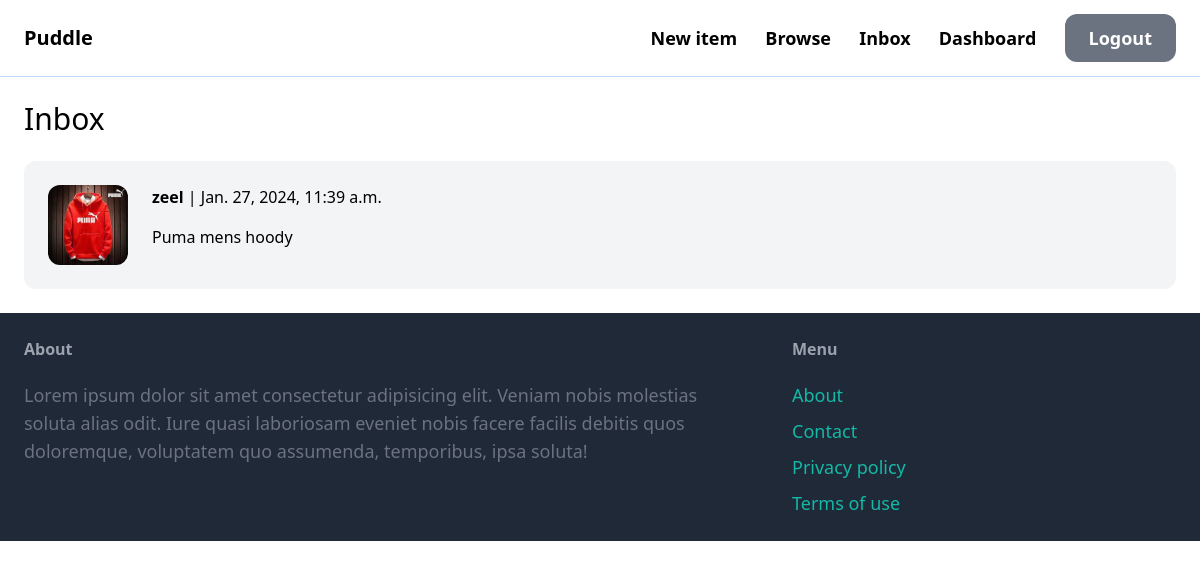
The app's page /inbox/ (signed in) with its own data.
### conversation/models.py (models this page shows)
class Conversation(models.Model):
    item=models.ForeignKey(Item,related_name='conversations',on_delete=models.CASCADE)
    members=models.ManyToManyField(User,related_name='conversations')
    created_at=models.DateTimeField(auto_now_add=True)
    modified_at=models.DateTimeField(auto_now=True)
    class Meta:
        ordering=('-modified_at',)

### item/models.py (models this page shows, shortened)
class Item(models.Model):
    category=models.ForeignKey(Category,related_name='items',on_delete=models.CASCADE)
    name=models.CharField(max_length=100)
    description=models.TextField(blank=True,null=True)
    price=models.FloatField()
    is_sold=models.BooleanField(default=False)
    created_by=models.ForeignKey(User,related_name='items',on_delete=models.CASCADE)
    created_at=models.DateTimeField(auto_now_add=True)
    image=models.ImageField(upload_to='item_images',blank=True,null=True)
    class Meta:
        ordering=('name',)

### conversation/views.py (the view)
# urls.py: path('',inbox, name='inbox'),
@login_required
def inbox(request):
    conversations = Conversation.objects.filter(members__in=[request.user.id])
    return render(request, 'conversation/inbox.html', {
        'conversations': conversations
    })

### conversation/templates/conversation/inbox.html (shortened to what this page needs)
{% extends 'core/base.html' %}
{% block content %}
<h1 class="mb-6 text-3xl">Inbox</h1>
<div class="space-y-6">
    {% for conversation in conversations %}
        <a href="{% url 'conversation:detail' conversation.id %}">
            <div class="p-6 flex bg-gray-100 rounded-xl">
                <div class="pr-6">
                    <img src="{{ conversation.item.image.url }}" class="w-20 rounded-xl">
                </div>
                <div>
                    {% for member in conversation.members.all %}
                        {% if member != request.user %}
                            <p class="mb-4"><strong>{{ member.username }}</strong> | {{ conversation.modified_at }}</p>
                            <p>{{ conversation.item.name }}</p>
                        {% endif %}
                    {% endfor %}
                </div>
            </div>
        </a>
    {% endfor %}
</div>
{% endblock %}

### records on screen
Conversation: item.image (picture), modified_at "Jan. 27, 2024, 11:39 a.m.", item.name "Puma mens hoody"

### other values on screen
{{ member.username }} "zeel"
